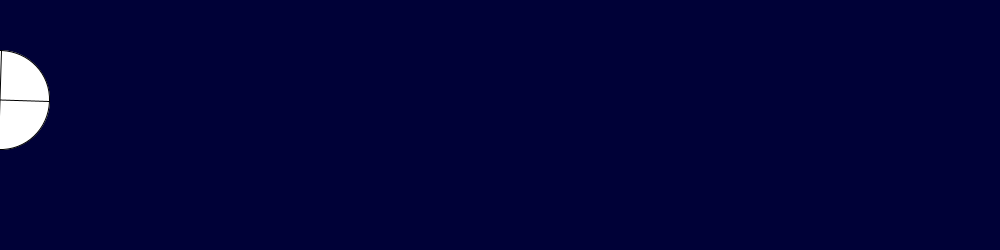
Frame 1 (no input)
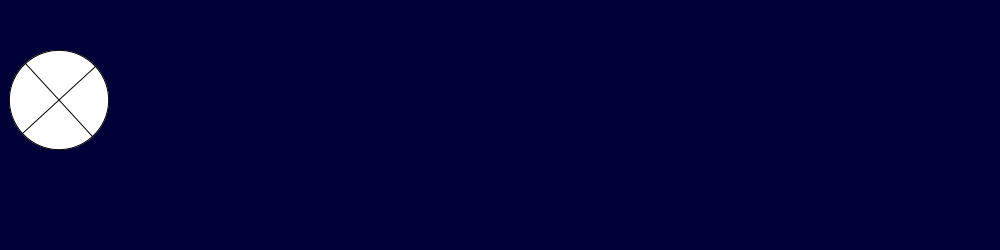
Frame 60 (the mouse pressed at the canvas centre just before this capture)
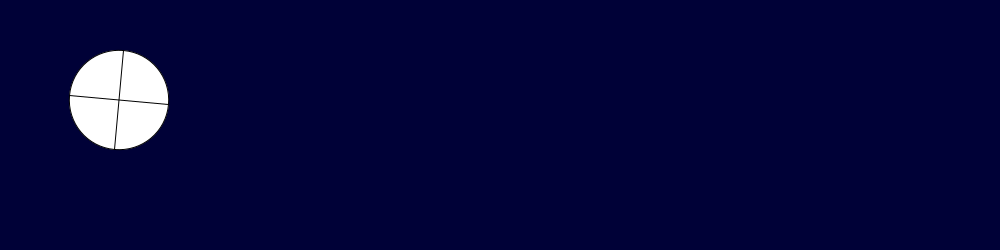
Frame 120 (the mouse held since frame 60 and released just before this capture)

The Processing sketch that drew these frames (run headless with seeded random() and noise(); from frame 60 on, the mouse is pressed at the canvas centre):

// Processing sketch: rotatingwheel
// ── rotatingwheel.pde
int r=0;
void setup(){
  size(1000,250);
}

void draw(){
  background(311);
  pushMatrix();
  translate(0+r,100);
  rotate(frameCount/25.);
  r++;
  drawWheel(0,0);
  popMatrix();
}

void drawWheel(int x,int y){
  circle(x,y,100);
  line(x-50,y,x+50,y);
  line(x,y+50,x,y-50);
}
